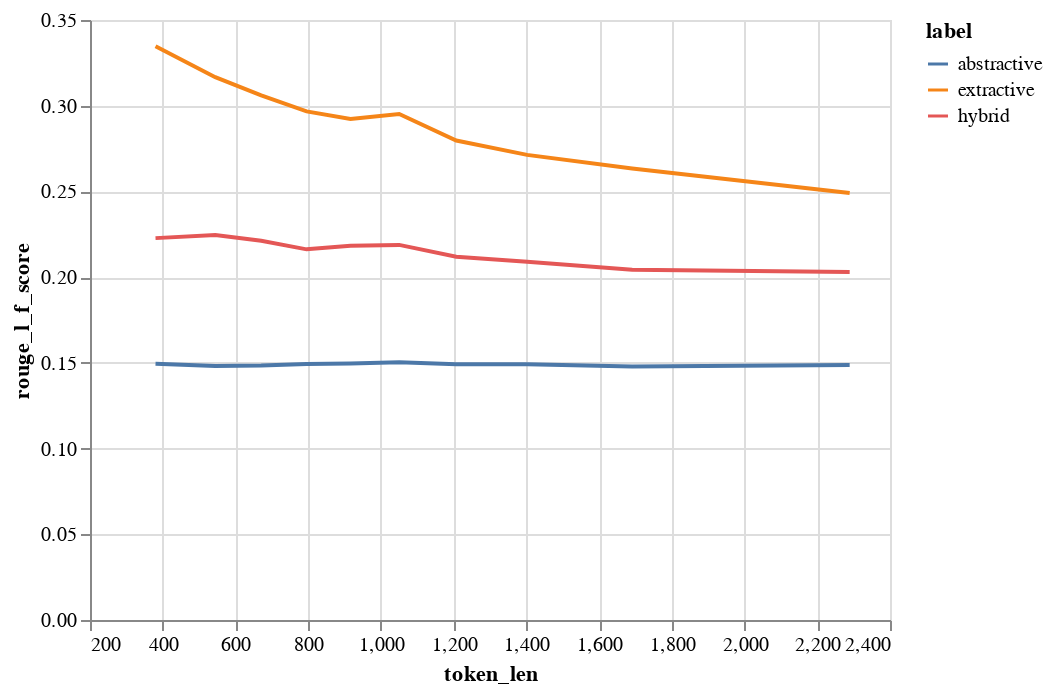

Here is the notebook cell this chart was saved with:
### Code cell
alt.Chart(binned_data).mark_line().encode(
    x='token_len',
    y='rouge_l_f_score',
    color='label',
)

### Figure 1 — Vega-Lite specification as saved in the notebook (floating-point values rounded to 4 significant figures)
{"config": {"view": {"continuousWidth": 400, "continuousHeight": 300}}, "data": {"name": "data-87c9492c4b06ccd9bc080b772d51fe22"}, "mark": "line", "encoding": {"color": {"type": "nominal", "field": "label"}, "x": {"type": "quantitative", "field": "token_len"}, "y": {"type": "quantitative", "field": "rouge_l_f_score"}}, "$schema": "https://vega.github.io/schema/vega-lite/v4.8.1.json", "datasets": {"data-87c9492c4b06ccd9bc080b772d51fe22": [{"token_bin": 0, "label": "abstractive", "doc_id": 6800.0, "char_len": 1383.0, "word_len": 259.2, "token_len": 380.2, "rouge_1_recall": 0.1653, "rouge_1_recall_cb": 0.1653, "rouge_1_recall_ce": 0.1653, "rouge_1_precision": 0.3795, "rouge_1_precision_cb": 0.3795, "rouge_1_precision_ce": 0.3795, "rouge_1_f_score": 0.224, "rouge_1_f_score_cb": 0.224, "rouge_1_f_score_ce": 0.224, "rouge_2_recall": 0.02516, "rouge_2_recall_cb": 0.02516, "rouge_2_recall_ce": 0.02516, "rouge_2_precision": 0.05936, "rouge_2_precision_cb": 0.05936, "rouge_2_precision_ce": 0.05936, "rouge_2_f_score": 0.03435, "rouge_2_f_score_cb": 0.03435, "rouge_2_f_score_ce": 0.03435, "rouge_l_recall": 0.1106, "rouge_l_recall_cb": 0.1106, "rouge_l_recall_ce": 0.1106, "rouge_l_precision": 0.2522, "rouge_l_precision_cb": 0.2522, "rouge_l_precision_ce": 0.2522, "rouge_l_f_score": 0.1495, "rouge_l_f_score_cb": 0.1495, "rouge_l_f_score_ce": 0.1495}, {"token_bin": 0, "label": "extractive", "doc_id": 6800.0, "char_len": 1383.0, "word_len": 259.2, "token_len": 380.2, "rouge_1_recall": 0.5319, "rouge_1_recall_cb": 0.5319, "rouge_1_recall_ce": 0.5319, "rouge_1_precision": 0.3126, "rouge_1_precision_cb": 0.3126, "rouge_1_precision_ce": 0.3126, "rouge_1_f_score": 0.3778, "rouge_1_f_score_cb": 0.3778, "rouge_1_f_score_ce": 0.3778, "rouge_2_recall": 0.2784, "rouge_2_recall_cb": 0.2784, "rouge_2_recall_ce": 0.2784, "rouge_2_precision": 0.1585, "rouge_2_precision_cb": 0.1585, "rouge_2_precision_ce": 0.1585, "rouge_2_f_score": 0.1931, "rouge_2_f_score_cb": 0.1931, "rouge_2_f_score_ce": 0.1931, "rouge_l_recall": 0.4739, "rouge_l_recall_cb": 0.4739, "rouge_l_recall_ce": 0.4739, "rouge_l_precision": 0.2761, "rouge_l_precision_cb": 0.2761, "rouge_l_precision_ce": 0.2761, "rouge_l_f_score": 0.3346, "rouge_l_f_score_cb": 0.3346, "rouge_l_f_score_ce": 0.3346}, {"token_bin": 0, "label": "hybrid", "doc_id": 6800.0, "char_len": 1383.0, "word_len": 259.2, "token_len": 380.2, "rouge_1_recall": 0.2782, "rouge_1_recall_cb": 0.2782, "rouge_1_recall_ce": 0.2782, "rouge_1_precision": 0.3615, "rouge_1_precision_cb": 0.3615, "rouge_1_precision_ce": 0.3615, "rouge_1_f_score": 0.2958, "rouge_1_f_score_cb": 0.2958, "rouge_1_f_score_ce": 0.2958, "rouge_2_recall": 0.07789, "rouge_2_recall_cb": 0.07789, "rouge_2_recall_ce": 0.07789, "rouge_2_precision": 0.09997, "rouge_2_precision_cb": 0.09997, "rouge_2_precision_ce": 0.09997, "rouge_2_f_score": 0.08156, "rouge_2_f_score_cb": 0.08156, "rouge_2_f_score_ce": 0.08156, "rouge_l_recall": 0.2111, "rouge_l_recall_cb": 0.2111, "rouge_l_recall_ce": 0.2111, "rouge_l_precision": 0.2705, "rouge_l_precision_cb": 0.2705, "rouge_l_precision_ce": 0.2705, "rouge_l_f_score": 0.2228, "rouge_l_f_score_cb": 0.2228, "rouge_l_f_score_ce": 0.2228}, {"token_bin": 1, "label": "abstractive", "doc_id": 6557.0, "char_len": 1983.0, "word_len": 375.7, "token_len": 544.5, "rouge_1_recall": 0.1722, "rouge_1_recall_cb": 0.1722, "rouge_1_recall_ce": 0.1722, "rouge_1_precision": 0.3656, "rouge_1_precision_cb": 0.3656, "rouge_1_precision_ce": 0.3656, "rouge_1_f_score": 0.228, "rouge_1_f_score_cb": 0.228, "rouge_1_f_score_ce": 0.228, "rouge_2_recall": 0.02291, "rouge_2_recall_cb": 0.02291, "rouge_2_recall_ce": 0.02291, "rouge_2_precision": 0.04863, "rouge_2_precision_cb": 0.04863, "rouge_2_precision_ce": 0.04863, "rouge_2_f_score": 0.03032, "rouge_2_f_score_cb": 0.03032, "rouge_2_f_score_ce": 0.03032, "rouge_l_recall": 0.1121, "rouge_l_recall_cb": 0.1121, "rouge_l_recall_ce": 0.1121, "rouge_l_precision": 0.2365, "rouge_l_precision_cb": 0.2365, "rouge_l_precision_ce": 0.2365, "rouge_l_f_score": 0.1481, "rouge_l_f_score_cb": 0.1481, "rouge_l_f_score_ce": 0.1481}, {"token_bin": 1, "label": "extractive", "doc_id": 6557.0, "char_len": 1983.0, "word_len": 375.7, "token_len": 544.5, "rouge_1_recall": 0.5274, "rouge_1_recall_cb": 0.5274, "rouge_1_recall_ce": 0.5274, "rouge_1_precision": 0.291, "rouge_1_precision_cb": 0.291, "rouge_1_precision_ce": 0.291, "rouge_1_f_score": 0.3612, "rouge_1_f_score_cb": 0.3612, "rouge_1_f_score_ce": 0.3612, "rouge_2_recall": 0.2672, "rouge_2_recall_cb": 0.2672, "rouge_2_recall_ce": 0.2672, "rouge_2_precision": 0.1409, "rouge_2_precision_cb": 0.1409, "rouge_2_precision_ce": 0.1409, "rouge_2_f_score": 0.1773, "rouge_2_f_score_cb": 0.1773, "rouge_2_f_score_ce": 0.1773, "rouge_l_recall": 0.4653, "rouge_l_recall_cb": 0.4653, "rouge_l_recall_ce": 0.4653, "rouge_l_precision": 0.2542, "rouge_l_precision_cb": 0.2542, "rouge_l_precision_ce": 0.2542, "rouge_l_f_score": 0.3166, "rouge_l_f_score_cb": 0.3166, "rouge_l_f_score_ce": 0.3166}, {"token_bin": 1, "label": "hybrid", "doc_id": 6557.0, "char_len": 1983.0, "word_len": 375.7, "token_len": 544.5, "rouge_1_recall": 0.2965, "rouge_1_recall_cb": 0.2965, "rouge_1_recall_ce": 0.2965, "rouge_1_precision": 0.3406, "rouge_1_precision_cb": 0.3406, "rouge_1_precision_ce": 0.3406, "rouge_1_f_score": 0.299, "rouge_1_f_score_cb": 0.299, "rouge_1_f_score_ce": 0.299, "rouge_2_recall": 0.08149, "rouge_2_recall_cb": 0.08149, "rouge_2_recall_ce": 0.08149, "rouge_2_precision": 0.08927, "rouge_2_precision_cb": 0.08927, "rouge_2_precision_ce": 0.08927, "rouge_2_f_score": 0.07993, "rouge_2_f_score_cb": 0.07993, "rouge_2_f_score_ce": 0.07993, "rouge_l_recall": 0.2247, "rouge_l_recall_cb": 0.2247, "rouge_l_recall_ce": 0.2247, "rouge_l_precision": 0.2541, "rouge_l_precision_cb": 0.2541, "rouge_l_precision_ce": 0.2541, "rouge_l_f_score": 0.2246, "rouge_l_f_score_cb": 0.2246, "rouge_l_f_score_ce": 0.2246}, {"token_bin": 2, "label": "abstractive", "doc_id": 6761.0, "char_len": 2456.0, "word_len": 465.3, "token_len": 670.8, "rouge_1_recall": 0.1764, "rouge_1_recall_cb": 0.1764, "rouge_1_recall_ce": 0.1764, "rouge_1_precision": 0.3597, "rouge_1_precision_cb": 0.3597, "rouge_1_precision_ce": 0.3597, "rouge_1_f_score": 0.2301, "rouge_1_f_score_cb": 0.2301, "rouge_1_f_score_ce": 0.2301, "rouge_2_recall": 0.02203, "rouge_2_recall_cb": 0.02203, "rouge_2_recall_ce": 0.02203, "rouge_2_precision": 0.04474, "rouge_2_precision_cb": 0.04474, "rouge_2_precision_ce": 0.04474, "rouge_2_f_score": 0.02871, "rouge_2_f_score_cb": 0.02871, "rouge_2_f_score_ce": 0.02871, "rouge_l_recall": 0.114, "rouge_l_recall_cb": 0.114, "rouge_l_recall_ce": 0.114, "rouge_l_precision": 0.2313, "rouge_l_precision_cb": 0.2313, "rouge_l_precision_ce": 0.2313, "rouge_l_f_score": 0.1484, "rouge_l_f_score_cb": 0.1484, "rouge_l_f_score_ce": 0.1484}, {"token_bin": 2, "label": "extractive", "doc_id": 6761.0, "char_len": 2456.0, "word_len": 465.3, "token_len": 670.8, "rouge_1_recall": 0.5227, "rouge_1_recall_cb": 0.5227, "rouge_1_recall_ce": 0.5227, "rouge_1_precision": 0.2745, "rouge_1_precision_cb": 0.2745, "rouge_1_precision_ce": 0.2745, "rouge_1_f_score": 0.3459, "rouge_1_f_score_cb": 0.3459, "rouge_1_f_score_ce": 0.3459, "rouge_2_recall": 0.2623, "rouge_2_recall_cb": 0.2623, "rouge_2_recall_ce": 0.2623, "rouge_2_precision": 0.1301, "rouge_2_precision_cb": 0.1301, "rouge_2_precision_ce": 0.1301, "rouge_2_f_score": 0.167, "rouge_2_f_score_cb": 0.167, "rouge_2_f_score_ce": 0.167, "rouge_l_recall": 0.4658, "rouge_l_recall_cb": 0.4658, "rouge_l_recall_ce": 0.4658, "rouge_l_precision": 0.242, "rouge_l_precision_cb": 0.242, "rouge_l_precision_ce": 0.242, "rouge_l_f_score": 0.306, "rouge_l_f_score_cb": 0.306, "rouge_l_f_score_ce": 0.306}, {"token_bin": 2, "label": "hybrid", "doc_id": 6761.0, "char_len": 2456.0, "word_len": 465.3, "token_len": 670.8, "rouge_1_recall": 0.2995, "rouge_1_recall_cb": 0.2995, "rouge_1_recall_ce": 0.2995, "rouge_1_precision": 0.3235, "rouge_1_precision_cb": 0.3235, "rouge_1_precision_ce": 0.3235, "rouge_1_f_score": 0.2925, "rouge_1_f_score_cb": 0.2925, "rouge_1_f_score_ce": 0.2925, "rouge_2_recall": 0.08059, "rouge_2_recall_cb": 0.08059, "rouge_2_recall_ce": 0.08059, "rouge_2_precision": 0.08287, "rouge_2_precision_cb": 0.08287, "rouge_2_precision_ce": 0.08287, "rouge_2_f_score": 0.07646, "rouge_2_f_score_cb": 0.07646, "rouge_2_f_score_ce": 0.07646, "rouge_l_recall": 0.2283, "rouge_l_recall_cb": 0.2283, "rouge_l_recall_ce": 0.2283, "rouge_l_precision": 0.2432, "rouge_l_precision_cb": 0.2432, "rouge_l_precision_ce": 0.2432, "rouge_l_f_score": 0.2212, "rouge_l_f_score_cb": 0.2212, "rouge_l_f_score_ce": 0.2212}, {"token_bin": 3, "label": "abstractive", "doc_id": 6560.0, "char_len": 2921.0, "word_len": 555.4, "token_len": 795.6, "rouge_1_recall": 0.1805, "rouge_1_recall_cb": 0.1805, "rouge_1_recall_ce": 0.1805, "rouge_1_precision": 0.3569, "rouge_1_precision_cb": 0.3569, "rouge_1_precision_ce": 0.3569, "rouge_1_f_score": 0.2332, "rouge_1_f_score_cb": 0.2332, "rouge_1_f_score_ce": 0.2332, "rouge_2_recall": 0.02182, "rouge_2_recall_cb": 0.02182, "rouge_2_recall_ce": 0.02182, "rouge_2_precision": 0.04306, "rouge_2_precision_cb": 0.04306, "rouge_2_precision_ce": 0.04306, "rouge_2_f_score": 0.02814, "rouge_2_f_score_cb": 0.02814, "rouge_2_f_score_ce": 0.02814, "rouge_l_recall": 0.1156, "rouge_l_recall_cb": 0.1156, "rouge_l_recall_ce": 0.1156, "rouge_l_precision": 0.228, "rouge_l_precision_cb": 0.228, "rouge_l_precision_ce": 0.228, "rouge_l_f_score": 0.1493, "rouge_l_f_score_cb": 0.1493, "rouge_l_f_score_ce": 0.1493}, {"token_bin": 3, "label": "extractive", "doc_id": 6560.0, "char_len": 2921.0, "word_len": 555.4, "token_len": 795.6, "rouge_1_recall": 0.5175, "rouge_1_recall_cb": 0.5175, "rouge_1_recall_ce": 0.5175, "rouge_1_precision": 0.2647, "rouge_1_precision_cb": 0.2647, "rouge_1_precision_ce": 0.2647, "rouge_1_f_score": 0.3361, "rouge_1_f_score_cb": 0.3361, "rouge_1_f_score_ce": 0.3361, "rouge_2_recall": 0.2502, "rouge_2_recall_cb": 0.2502, "rouge_2_recall_ce": 0.2502, "rouge_2_precision": 0.1218, "rouge_2_precision_cb": 0.1218, "rouge_2_precision_ce": 0.1218, "rouge_2_f_score": 0.1567, "rouge_2_f_score_cb": 0.1567, "rouge_2_f_score_ce": 0.1567, "rouge_l_recall": 0.4599, "rouge_l_recall_cb": 0.4599, "rouge_l_recall_ce": 0.4599, "rouge_l_precision": 0.233, "rouge_l_precision_cb": 0.233, "rouge_l_precision_ce": 0.233, "rouge_l_f_score": 0.2967, "rouge_l_f_score_cb": 0.2967, "rouge_l_f_score_ce": 0.2967}, {"token_bin": 3, "label": "hybrid", "doc_id": 6560.0, "char_len": 2921.0, "word_len": 555.4, "token_len": 795.6, "rouge_1_recall": 0.2976, "rouge_1_recall_cb": 0.2976, "rouge_1_recall_ce": 0.2976, "rouge_1_precision": 0.3164, "rouge_1_precision_cb": 0.3164, "rouge_1_precision_ce": 0.3164, "rouge_1_f_score": 0.2889, "rouge_1_f_score_cb": 0.2889, "rouge_1_f_score_ce": 0.2889, "rouge_2_recall": 0.07606, "rouge_2_recall_cb": 0.07606, "rouge_2_recall_ce": 0.07606, "rouge_2_precision": 0.07681, "rouge_2_precision_cb": 0.07681, "rouge_2_precision_ce": 0.07681, "rouge_2_f_score": 0.07159, "rouge_2_f_score_cb": 0.07159, "rouge_2_f_score_ce": 0.07159, "rouge_l_recall": 0.2249, "rouge_l_recall_cb": 0.2249, "rouge_l_recall_ce": 0.2249, "rouge_l_precision": 0.2352, "rouge_l_precision_cb": 0.2352, "rouge_l_precision_ce": 0.2352, "rouge_l_f_score": 0.2162, "rouge_l_f_score_cb": 0.2162, "rouge_l_f_score_ce": 0.2162}, {"token_bin": 4, "label": "abstractive", "doc_id": 6597.0, "char_len": 3356.0, "word_len": 638.1, "token_len": 916.3, "rouge_1_recall": 0.1817, "rouge_1_recall_cb": 0.1817, "rouge_1_recall_ce": 0.1817, "rouge_1_precision": 0.3548, "rouge_1_precision_cb": 0.3548, "rouge_1_precision_ce": 0.3548, "rouge_1_f_score": 0.2339, "rouge_1_f_score_cb": 0.2339, "rouge_1_f_score_ce": 0.2339, "rouge_2_recall": 0.0216, "rouge_2_recall_cb": 0.0216, "rouge_2_recall_ce": 0.0216, "rouge_2_precision": 0.04205, "rouge_2_precision_cb": 0.04205, "rouge_2_precision_ce": 0.04205, "rouge_2_f_score": 0.02777, "rouge_2_f_score_cb": 0.02777, "rouge_2_f_score_ce": 0.02777, "rouge_l_recall": 0.1162, "rouge_l_recall_cb": 0.1162, "rouge_l_recall_ce": 0.1162, "rouge_l_precision": 0.2265, "rouge_l_precision_cb": 0.2265, "rouge_l_precision_ce": 0.2265, "rouge_l_f_score": 0.1496, "rouge_l_f_score_cb": 0.1496, "rouge_l_f_score_ce": 0.1496}, {"token_bin": 4, "label": "extractive", "doc_id": 6597.0, "char_len": 3356.0, "word_len": 638.1, "token_len": 916.3, "rouge_1_recall": 0.5184, "rouge_1_recall_cb": 0.5184, "rouge_1_recall_ce": 0.5184, "rouge_1_precision": 0.2605, "rouge_1_precision_cb": 0.2605, "rouge_1_precision_ce": 0.2605, "rouge_1_f_score": 0.3337, "rouge_1_f_score_cb": 0.3337, "rouge_1_f_score_ce": 0.3337, "rouge_2_recall": 0.2465, "rouge_2_recall_cb": 0.2465, "rouge_2_recall_ce": 0.2465, "rouge_2_precision": 0.117, "rouge_2_precision_cb": 0.117, "rouge_2_precision_ce": 0.117, "rouge_2_f_score": 0.1522, "rouge_2_f_score_cb": 0.1522, "rouge_2_f_score_ce": 0.1522, "rouge_l_recall": 0.4569, "rouge_l_recall_cb": 0.4569, "rouge_l_recall_ce": 0.4569, "rouge_l_precision": 0.2275, "rouge_l_precision_cb": 0.2275, "rouge_l_precision_ce": 0.2275, "rouge_l_f_score": 0.2922, "rouge_l_f_score_cb": 0.2922, "rouge_l_f_score_ce": 0.2922}, {"token_bin": 4, "label": "hybrid", "doc_id": 6597.0, "char_len": 3356.0, "word_len": 638.1, "token_len": 916.3, "rouge_1_recall": 0.3006, "rouge_1_recall_cb": 0.3006, "rouge_1_recall_ce": 0.3006, "rouge_1_precision": 0.3156, "rouge_1_precision_cb": 0.3156, "rouge_1_precision_ce": 0.3156, "rouge_1_f_score": 0.2902, "rouge_1_f_score_cb": 0.2902, "rouge_1_f_score_ce": 0.2902, "rouge_2_recall": 0.07548, "rouge_2_recall_cb": 0.07548, "rouge_2_recall_ce": 0.07548, "rouge_2_precision": 0.07504, "rouge_2_precision_cb": 0.07504, "rouge_2_precision_ce": 0.07504, "rouge_2_f_score": 0.07044, "rouge_2_f_score_cb": 0.07044, "rouge_2_f_score_ce": 0.07044, "rouge_l_recall": 0.2284, "rouge_l_recall_cb": 0.2284, "rouge_l_recall_ce": 0.2284, "rouge_l_precision": 0.2358, "rouge_l_precision_cb": 0.2358, "rouge_l_precision_ce": 0.2358, "rouge_l_f_score": 0.2184, "rouge_l_f_score_cb": 0.2184, "rouge_l_f_score_ce": 0.2184}, {"token_bin": 5, "label": "abstractive", "doc_id": 6752.0, "char_len": 3844.0, "word_len": 731.1, "token_len": 1050.0, "rouge_1_recall": 0.1852, "rouge_1_recall_cb": 0.1852, "rouge_1_recall_ce": 0.1852, "rouge_1_precision": 0.3529, "rouge_1_precision_cb": 0.3529, "rouge_1_precision_ce": 0.3529, "rouge_1_f_score": 0.2363, "rouge_1_f_score_cb": 0.2363, "rouge_1_f_score_ce": 0.2363, "rouge_2_recall": 0.02217, "rouge_2_recall_cb": 0.02217, "rouge_2_recall_ce": 0.02217, "rouge_2_precision": 0.04235, "rouge_2_precision_cb": 0.04235, "rouge_2_precision_ce": 0.04235, "rouge_2_f_score": 0.02828, "rouge_2_f_score_cb": 0.02828, "rouge_2_f_score_ce": 0.02828, "rouge_l_recall": 0.118, "rouge_l_recall_cb": 0.118, "rouge_l_recall_ce": 0.118, "rouge_l_precision": 0.2242, "rouge_l_precision_cb": 0.2242, "rouge_l_precision_ce": 0.2242, "rouge_l_f_score": 0.1504, "rouge_l_f_score_cb": 0.1504, "rouge_l_f_score_ce": 0.1504}, {"token_bin": 5, "label": "extractive", "doc_id": 6752.0, "char_len": 3844.0, "word_len": 731.1, "token_len": 1050.0, "rouge_1_recall": 0.5211, "rouge_1_recall_cb": 0.5211, "rouge_1_recall_ce": 0.5211, "rouge_1_precision": 0.2612, "rouge_1_precision_cb": 0.2612, "rouge_1_precision_ce": 0.2612, "rouge_1_f_score": 0.3346, "rouge_1_f_score_cb": 0.3346, "rouge_1_f_score_ce": 0.3346, "rouge_2_recall": 0.2569, "rouge_2_recall_cb": 0.2569, "rouge_2_recall_ce": 0.2569, "rouge_2_precision": 0.1228, "rouge_2_precision_cb": 0.1228, "rouge_2_precision_ce": 0.1228, "rouge_2_f_score": 0.1593, "rouge_2_f_score_cb": 0.1593, "rouge_2_f_score_ce": 0.1593, "rouge_l_recall": 0.4621, "rouge_l_recall_cb": 0.4621, "rouge_l_recall_ce": 0.4621, "rouge_l_precision": 0.2298, "rouge_l_precision_cb": 0.2298, "rouge_l_precision_ce": 0.2298, "rouge_l_f_score": 0.2951, "rouge_l_f_score_cb": 0.2951, "rouge_l_f_score_ce": 0.2951}, {"token_bin": 5, "label": "hybrid", "doc_id": 6752.0, "char_len": 3844.0, "word_len": 731.1, "token_len": 1050.0, "rouge_1_recall": 0.3078, "rouge_1_recall_cb": 0.3078, "rouge_1_recall_ce": 0.3078, "rouge_1_precision": 0.3119, "rouge_1_precision_cb": 0.3119, "rouge_1_precision_ce": 0.3119, "rouge_1_f_score": 0.292, "rouge_1_f_score_cb": 0.292, "rouge_1_f_score_ce": 0.292, "rouge_2_recall": 0.08023, "rouge_2_recall_cb": 0.08023, "rouge_2_recall_ce": 0.08023, "rouge_2_precision": 0.07624, "rouge_2_precision_cb": 0.07624, "rouge_2_precision_ce": 0.07624, "rouge_2_f_score": 0.07321, "rouge_2_f_score_cb": 0.07321, "rouge_2_f_score_ce": 0.07321, "rouge_l_recall": 0.2335, "rouge_l_recall_cb": 0.2335, "rouge_l_recall_ce": 0.2335, "rouge_l_precision": 0.2317, "rouge_l_precision_cb": 0.2317, "rouge_l_precision_ce": 0.2317, "rouge_l_f_score": 0.2188, "rouge_l_f_score_cb": 0.2188, "rouge_l_f_score_ce": 0.2188}, {"token_bin": 6, "label": "abstractive", "doc_id": 6693.0, "char_len": 4424.0, "word_len": 843.6, "token_len": 1207.0, "rouge_1_recall": 0.1876, "rouge_1_recall_cb": 0.1876, "rouge_1_recall_ce": 0.1876, "rouge_1_precision": 0.3488, "rouge_1_precision_cb": 0.3488, "rouge_1_precision_ce": 0.3488, "rouge_1_f_score": 0.237, "rouge_1_f_score_cb": 0.237, "rouge_1_f_score_ce": 0.237, "rouge_2_recall": 0.02174, "rouge_2_recall_cb": 0.02174, "rouge_2_recall_ce": 0.02174, "rouge_2_precision": 0.03986, "rouge_2_precision_cb": 0.03986, "rouge_2_precision_ce": 0.03986, "rouge_2_f_score": 0.02734, "rouge_2_f_score_cb": 0.02734, "rouge_2_f_score_ce": 0.02734, "rouge_l_recall": 0.1182, "rouge_l_recall_cb": 0.1182, "rouge_l_recall_ce": 0.1182, "rouge_l_precision": 0.2189, "rouge_l_precision_cb": 0.2189, "rouge_l_precision_ce": 0.2189, "rouge_l_f_score": 0.1491, "rouge_l_f_score_cb": 0.1491, "rouge_l_f_score_ce": 0.1491}, {"token_bin": 6, "label": "extractive", "doc_id": 6693.0, "char_len": 4424.0, "word_len": 843.6, "token_len": 1207.0, "rouge_1_recall": 0.5095, "rouge_1_recall_cb": 0.5095, "rouge_1_recall_ce": 0.5095, "rouge_1_precision": 0.2509, "rouge_1_precision_cb": 0.2509, "rouge_1_precision_ce": 0.2509, "rouge_1_f_score": 0.3217, "rouge_1_f_score_cb": 0.3217, "rouge_1_f_score_ce": 0.3217, "rouge_2_recall": 0.2319, "rouge_2_recall_cb": 0.2319, "rouge_2_recall_ce": 0.2319, "rouge_2_precision": 0.1088, "rouge_2_precision_cb": 0.1088, "rouge_2_precision_ce": 0.1088, "rouge_2_f_score": 0.1413, "rouge_2_f_score_cb": 0.1413, "rouge_2_f_score_ce": 0.1413, "rouge_l_recall": 0.4466, "rouge_l_recall_cb": 0.4466, "rouge_l_recall_ce": 0.4466, "rouge_l_precision": 0.2173, "rouge_l_precision_cb": 0.2173, "rouge_l_precision_ce": 0.2173, "rouge_l_f_score": 0.2797, "rouge_l_f_score_cb": 0.2797, "rouge_l_f_score_ce": 0.2797}, {"token_bin": 6, "label": "hybrid", "doc_id": 6693.0, "char_len": 4424.0, "word_len": 843.6, "token_len": 1207.0, "rouge_1_recall": 0.3046, "rouge_1_recall_cb": 0.3046, "rouge_1_recall_ce": 0.3046, "rouge_1_precision": 0.3014, "rouge_1_precision_cb": 0.3014, "rouge_1_precision_ce": 0.3014, "rouge_1_f_score": 0.2837, "rouge_1_f_score_cb": 0.2837, "rouge_1_f_score_ce": 0.2837, "rouge_2_recall": 0.07312, "rouge_2_recall_cb": 0.07312, "rouge_2_recall_ce": 0.07312, "rouge_2_precision": 0.0682, "rouge_2_precision_cb": 0.0682, "rouge_2_precision_ce": 0.0682, "rouge_2_f_score": 0.06579, "rouge_2_f_score_cb": 0.06579, "rouge_2_f_score_ce": 0.06579, "rouge_l_recall": 0.2299, "rouge_l_recall_cb": 0.2299, "rouge_l_recall_ce": 0.2299, "rouge_l_precision": 0.2235, "rouge_l_precision_cb": 0.2235, "rouge_l_precision_ce": 0.2235, "rouge_l_f_score": 0.2119, "rouge_l_f_score_cb": 0.2119, "rouge_l_f_score_ce": 0.2119}, {"token_bin": 7, "label": "abstractive", "doc_id": 6627.0, "char_len": 5122.0, "word_len": 976.3, "token_len": 1402.0, "rouge_1_recall": 0.187, "rouge_1_recall_cb": 0.187, "rouge_1_recall_ce": 0.187, "rouge_1_precision": 0.3373, "rouge_1_precision_cb": 0.3373, "rouge_1_precision_ce": 0.3373, "rouge_1_f_score": 0.233, "rouge_1_f_score_cb": 0.233, "rouge_1_f_score_ce": 0.233, "rouge_2_recall": 0.02064, "rouge_2_recall_cb": 0.02064, "rouge_2_recall_ce": 0.02064, "rouge_2_precision": 0.03686, "rouge_2_precision_cb": 0.03686, "rouge_2_precision_ce": 0.03686, "rouge_2_f_score": 0.02559, "rouge_2_f_score_cb": 0.02559, "rouge_2_f_score_ce": 0.02559, "rouge_l_recall": 0.1197, "rouge_l_recall_cb": 0.1197, "rouge_l_recall_ce": 0.1197, "rouge_l_precision": 0.216, "rouge_l_precision_cb": 0.216, "rouge_l_precision_ce": 0.216, "rouge_l_f_score": 0.1492, "rouge_l_f_score_cb": 0.1492, "rouge_l_f_score_ce": 0.1492}, {"token_bin": 7, "label": "extractive", "doc_id": 6627.0, "char_len": 5122.0, "word_len": 976.3, "token_len": 1402.0, "rouge_1_recall": 0.5036, "rouge_1_recall_cb": 0.5036, "rouge_1_recall_ce": 0.5036, "rouge_1_precision": 0.2413, "rouge_1_precision_cb": 0.2413, "rouge_1_precision_ce": 0.2413, "rouge_1_f_score": 0.3117, "rouge_1_f_score_cb": 0.3117, "rouge_1_f_score_ce": 0.3117, "rouge_2_recall": 0.2262, "rouge_2_recall_cb": 0.2262, "rouge_2_recall_ce": 0.2262, "rouge_2_precision": 0.104, "rouge_2_precision_cb": 0.104, "rouge_2_precision_ce": 0.104, "rouge_2_f_score": 0.1357, "rouge_2_f_score_cb": 0.1357, "rouge_2_f_score_ce": 0.1357, "rouge_l_recall": 0.4415, "rouge_l_recall_cb": 0.4415, "rouge_l_recall_ce": 0.4415, "rouge_l_precision": 0.2094, "rouge_l_precision_cb": 0.2094, "rouge_l_precision_ce": 0.2094, "rouge_l_f_score": 0.2713, "rouge_l_f_score_cb": 0.2713, "rouge_l_f_score_ce": 0.2713}, {"token_bin": 7, "label": "hybrid", "doc_id": 6627.0, "char_len": 5122.0, "word_len": 976.3, "token_len": 1402.0, "rouge_1_recall": 0.3027, "rouge_1_recall_cb": 0.3027, "rouge_1_recall_ce": 0.3027, "rouge_1_precision": 0.2926, "rouge_1_precision_cb": 0.2926, "rouge_1_precision_ce": 0.2926, "rouge_1_f_score": 0.2789, "rouge_1_f_score_cb": 0.2789, "rouge_1_f_score_ce": 0.2789, "rouge_2_recall": 0.07081, "rouge_2_recall_cb": 0.07081, "rouge_2_recall_ce": 0.07081, "rouge_2_precision": 0.06395, "rouge_2_precision_cb": 0.06395, "rouge_2_precision_ce": 0.06395, "rouge_2_f_score": 0.06267, "rouge_2_f_score_cb": 0.06267, "rouge_2_f_score_ce": 0.06267, "rouge_l_recall": 0.2286, "rouge_l_recall_cb": 0.2286, "rouge_l_recall_ce": 0.2286, "rouge_l_precision": 0.2181, "rouge_l_precision_cb": 0.2181, "rouge_l_precision_ce": 0.2181, "rouge_l_f_score": 0.209, "rouge_l_f_score_cb": 0.209, "rouge_l_f_score_ce": 0.209}, {"token_bin": 8, "label": "abstractive", "doc_id": 6746.0, "char_len": 6133.0, "word_len": 1172.0, "token_len": 1691.0, "rouge_1_recall": 0.1903, "rouge_1_recall_cb": 0.1903, "rouge_1_recall_ce": 0.1903, "rouge_1_precision": 0.3324, "rouge_1_precision_cb": 0.3324, "rouge_1_precision_ce": 0.3324, "rouge_1_f_score": 0.2341, "rouge_1_f_score_cb": 0.2341, "rouge_1_f_score_ce": 0.2341, "rouge_2_recall": 0.02099, "rouge_2_recall_cb": 0.02099, "rouge_2_recall_ce": 0.02099, "rouge_2_precision": 0.03631, "rouge_2_precision_cb": 0.03631, "rouge_2_precision_ce": 0.03631, "rouge_2_f_score": 0.02569, "rouge_2_f_score_cb": 0.02569, "rouge_2_f_score_ce": 0.02569, "rouge_l_recall": 0.1204, "rouge_l_recall_cb": 0.1204, "rouge_l_recall_ce": 0.1204, "rouge_l_precision": 0.2096, "rouge_l_precision_cb": 0.2096, "rouge_l_precision_ce": 0.2096, "rouge_l_f_score": 0.1479, "rouge_l_f_score_cb": 0.1479, "rouge_l_f_score_ce": 0.1479}, {"token_bin": 8, "label": "extractive", "doc_id": 6746.0, "char_len": 6133.0, "word_len": 1172.0, "token_len": 1691.0, "rouge_1_recall": 0.502, "rouge_1_recall_cb": 0.502, "rouge_1_recall_ce": 0.502, "rouge_1_precision": 0.2286, "rouge_1_precision_cb": 0.2286, "rouge_1_precision_ce": 0.2286, "rouge_1_f_score": 0.3006, "rouge_1_f_score_cb": 0.3006, "rouge_1_f_score_ce": 0.3006, "rouge_2_recall": 0.2264, "rouge_2_recall_cb": 0.2264, "rouge_2_recall_ce": 0.2264, "rouge_2_precision": 0.09766, "rouge_2_precision_cb": 0.09766, "rouge_2_precision_ce": 0.09766, "rouge_2_f_score": 0.1306, "rouge_2_f_score_cb": 0.1306, "rouge_2_f_score_ce": 0.1306, "rouge_l_recall": 0.4433, "rouge_l_recall_cb": 0.4433, "rouge_l_recall_ce": 0.4433, "rouge_l_precision": 0.1996, "rouge_l_precision_cb": 0.1996, "rouge_l_precision_ce": 0.1996, "rouge_l_f_score": 0.2634, "rouge_l_f_score_cb": 0.2634, "rouge_l_f_score_ce": 0.2634}, {"token_bin": 8, "label": "hybrid", "doc_id": 6746.0, "char_len": 6133.0, "word_len": 1172.0, "token_len": 1691.0, "rouge_1_recall": 0.3075, "rouge_1_recall_cb": 0.3075, "rouge_1_recall_ce": 0.3075, "rouge_1_precision": 0.2811, "rouge_1_precision_cb": 0.2811, "rouge_1_precision_ce": 0.2811, "rouge_1_f_score": 0.2757, "rouge_1_f_score_cb": 0.2757, "rouge_1_f_score_ce": 0.2757, "rouge_2_recall": 0.07061, "rouge_2_recall_cb": 0.07061, "rouge_2_recall_ce": 0.07061, "rouge_2_precision": 0.06033, "rouge_2_precision_cb": 0.06033, "rouge_2_precision_ce": 0.06033, "rouge_2_f_score": 0.06094, "rouge_2_f_score_cb": 0.06094, "rouge_2_f_score_ce": 0.06094, "rouge_l_recall": 0.2305, "rouge_l_recall_cb": 0.2305, "rouge_l_recall_ce": 0.2305, "rouge_l_precision": 0.2068, "rouge_l_precision_cb": 0.2068, "rouge_l_precision_ce": 0.2068, "rouge_l_f_score": 0.2043, "rouge_l_f_score_cb": 0.2043, "rouge_l_f_score_ce": 0.2043}, {"token_bin": 9, "label": "abstractive", "doc_id": 6740.0, "char_len": 8200.0, "word_len": 1574.0, "token_len": 2289.0, "rouge_1_recall": 0.197, "rouge_1_recall_cb": 0.197, "rouge_1_recall_ce": 0.197, "rouge_1_precision": 0.3122, "rouge_1_precision_cb": 0.3122, "rouge_1_precision_ce": 0.3122, "rouge_1_f_score": 0.2324, "rouge_1_f_score_cb": 0.2324, "rouge_1_f_score_ce": 0.2324, "rouge_2_recall": 0.02106, "rouge_2_recall_cb": 0.02106, "rouge_2_recall_ce": 0.02106, "rouge_2_precision": 0.0326, "rouge_2_precision_cb": 0.0326, "rouge_2_precision_ce": 0.0326, "rouge_2_f_score": 0.02461, "rouge_2_f_score_cb": 0.02461, "rouge_2_f_score_ce": 0.02461, "rouge_l_recall": 0.1262, "rouge_l_recall_cb": 0.1262, "rouge_l_recall_ce": 0.1262, "rouge_l_precision": 0.1997, "rouge_l_precision_cb": 0.1997, "rouge_l_precision_ce": 0.1997, "rouge_l_f_score": 0.1487, "rouge_l_f_score_cb": 0.1487, "rouge_l_f_score_ce": 0.1487}, {"token_bin": 9, "label": "extractive", "doc_id": 6740.0, "char_len": 8200.0, "word_len": 1574.0, "token_len": 2289.0, "rouge_1_recall": 0.5147, "rouge_1_recall_cb": 0.5147, "rouge_1_recall_ce": 0.5147, "rouge_1_precision": 0.2121, "rouge_1_precision_cb": 0.2121, "rouge_1_precision_ce": 0.2121, "rouge_1_f_score": 0.2873, "rouge_1_f_score_cb": 0.2873, "rouge_1_f_score_ce": 0.2873, "rouge_2_recall": 0.2286, "rouge_2_recall_cb": 0.2286, "rouge_2_recall_ce": 0.2286, "rouge_2_precision": 0.0882, "rouge_2_precision_cb": 0.0882, "rouge_2_precision_ce": 0.0882, "rouge_2_f_score": 0.122, "rouge_2_f_score_cb": 0.122, "rouge_2_f_score_ce": 0.122, "rouge_l_recall": 0.45, "rouge_l_recall_cb": 0.45, "rouge_l_recall_ce": 0.45, "rouge_l_precision": 0.1832, "rouge_l_precision_cb": 0.1832, "rouge_l_precision_ce": 0.1832, "rouge_l_f_score": 0.2491, "rouge_l_f_score_cb": 0.2491, "rouge_l_f_score_ce": 0.2491}, {"token_bin": 9, "label": "hybrid", "doc_id": 6740.0, "char_len": 8200.0, "word_len": 1574.0, "token_len": 2289.0, "rouge_1_recall": 0.3183, "rouge_1_recall_cb": 0.3183, "rouge_1_recall_ce": 0.3183, "rouge_1_precision": 0.2728, "rouge_1_precision_cb": 0.2728, "rouge_1_precision_ce": 0.2728, "rouge_1_f_score": 0.2745, "rouge_1_f_score_cb": 0.2745, "rouge_1_f_score_ce": 0.2745, "rouge_2_recall": 0.07251, "rouge_2_recall_cb": 0.07251, "rouge_2_recall_ce": 0.07251, "rouge_2_precision": 0.05736, "rouge_2_precision_cb": 0.05736, "rouge_2_precision_ce": 0.05736, "rouge_2_f_score": 0.05966, "rouge_2_f_score_cb": 0.05966, "rouge_2_f_score_ce": 0.05966, "rouge_l_recall": 0.2381, "rouge_l_recall_cb": 0.2381, "rouge_l_recall_ce": 0.2381, "rouge_l_precision": 0.2004, "rouge_l_precision_cb": 0.2004, "rouge_l_precision_ce": 0.2004, "rouge_l_f_score": 0.2029, "rouge_l_f_score_cb": 0.2029, "rouge_l_f_score_ce": 0.2029}]}}
